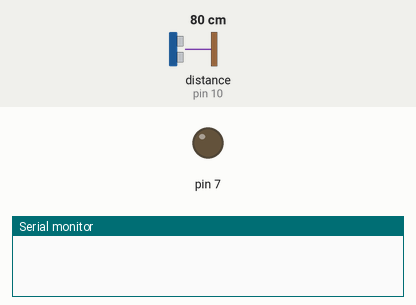
The sketch below on a simulated Arduino Uno, built with avr-gcc and run on an emulated ATmega328P. On the bench: output pins drawn as LEDs (lit = HIGH), the last lines printed to the serial monitor. Wiring (inferred from the names in the program): ultrasonic range finder: trigger pin 9; echo pin 10. The inputs (shaded band) are chosen by the test bench; at power-on: distance to the obstacle (sensor on pin 10) 80 cm. The echo pulse lasts 58.3 µs per cm; pins used as bus, display or sensor lines are not drawn.

Above: at 1.2 s.
1.3 s: distance to the obstacle (sensor on pin 10) set to 24 cm
2.8 s: distance to the obstacle (sensor on pin 10) set to 19 cm
At 2.85 s:
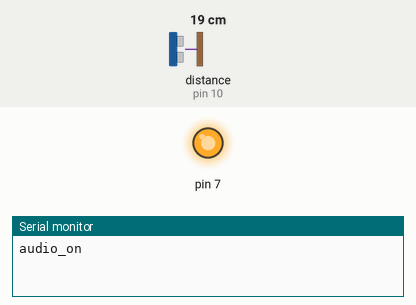
5.8 s: distance to the obstacle (sensor on pin 10) set to 35 cm
At 6.7 s:
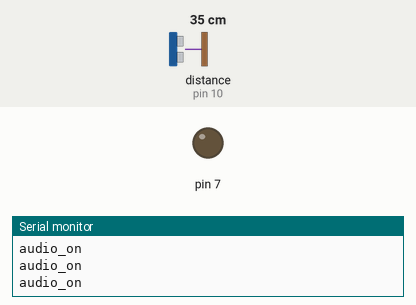
7.3 s: distance to the obstacle (sensor on pin 10) set to 2 cm
At 7.45 s:
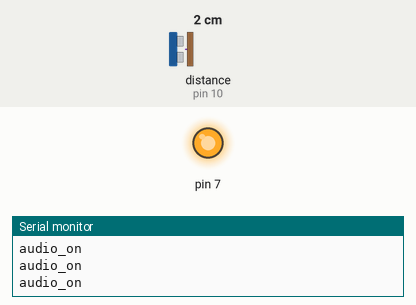
Timing chart, 0 to 10.3 s (numbered marks = the images above; inputs shaded):
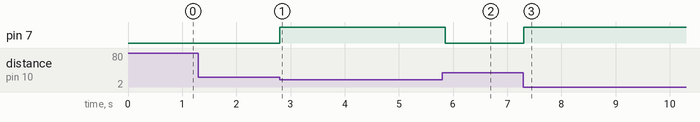

The sketch:

Arduino_file.ino
```cpp
/*
* Ultrasonic Sensor HC-SR04 and Arduino Tutorial
*
* by Dejan Nedelkovski,
* www.HowToMechatronics.com
*
*/
// defines pins numbers
const int trigPin = 9;
const int echoPin = 10;
// defines variables
long duration;
int distance;
void setup() {
pinMode(trigPin, OUTPUT); // Sets the trigPin as an Output
pinMode(7, OUTPUT);

// Sets the echoPin as an Input
Serial.begin(9600); // Starts the serial communication
}
void loop() {
// Clears the trigPin
digitalWrite(trigPin, LOW);
delayMicroseconds(2);
// Sets the trigPin on HIGH state for 10 micro seconds
digitalWrite(trigPin, HIGH);

delayMicroseconds(10);
digitalWrite(trigPin, LOW);

// Reads the echoPin, returns the sound wave travel time in microseconds
duration = pulseIn(echoPin, HIGH);
// Calculating the distance
distance= duration*0.034/2;
// Prints the distance on the Serial Monitor

if(distance <=20)
{
  Serial.println("audio_on");
  digitalWrite(7,HIGH);
  delay(100);
  digitalWrite(7,LOW);

}
}
```

Measured:
- the behaviour switches between 22 and 21 cm on distance to the obstacle (sensor on pin 10) (found by bisection; images 0 and 1)
- after the input at 1.3 s, every drawn part: stays the same
- after the input at 2.8 s, pin 7: LOW → HIGH at once
- after the input at 5.8 s, pin 7: HIGH → LOW after 0.05 s
- after the input at 7.3 s, pin 7: LOW → HIGH at once
